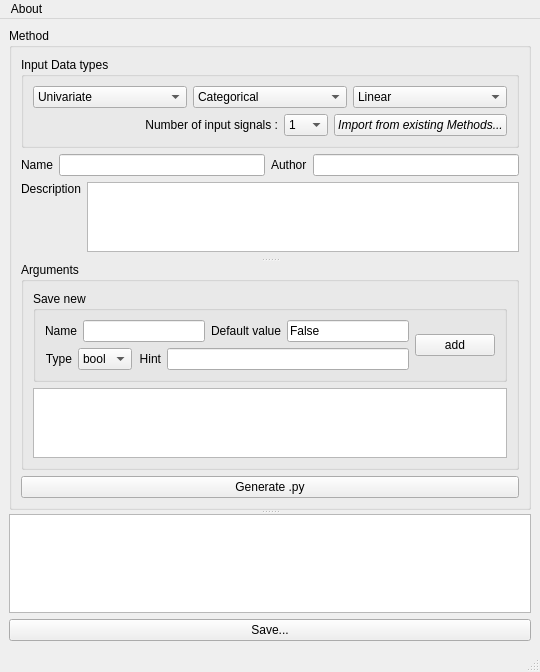
<?xml version="1.0" encoding="UTF-8"?>
<ui version="4.0">
 <class>MainWindow</class>
 <widget class="QMainWindow" name="MainWindow">
  <property name="geometry">
   <rect>
    <x>0</x>
    <y>0</y>
    <width>540</width>
    <height>672</height>
   </rect>
  </property>
  <property name="windowTitle">
   <string>Syncpy method wizard UI</string>
  </property>
  <widget class="QWidget" name="centralwidget">
   <layout class="QVBoxLayout" name="verticalLayout_7">
    <item>
     <widget class="QSplitter" name="splitter">
      <property name="orientation">
       <enum>Qt::Vertical</enum>
      </property>
      <widget class="QGroupBox" name="formGroupBox">
       <property name="title">
        <string>Method</string>
       </property>
       <layout class="QVBoxLayout" name="verticalLayout_9">
        <item>
         <widget class="QGroupBox" name="inputDataGroupBox">
          <property name="title">
           <string>Input Data types</string>
          </property>
          <layout class="QVBoxLayout" name="verticalLayout_3">
           <item>
            <layout class="QHBoxLayout" name="horizontalLayout_4">
             <item>
              <widget class="QComboBox" name="variatComboBox">
               <item>
                <property name="text">
                 <string>Univariate</string>
                </property>
               </item>
               <item>
                <property name="text">
                 <string>Multivariate</string>
                </property>
               </item>
              </widget>
             </item>
             <item>
              <widget class="QComboBox" name="categoryComboBox">
               <item>
                <property name="text">
                 <string>Categorical</string>
                </property>
               </item>
               <item>
                <property name="text">
                 <string>Continuous</string>
                </property>
               </item>
              </widget>
             </item>
             <item>
              <widget class="QComboBox" name="linearComboBox">
               <item>
                <property name="text">
                 <string>Linear</string>
                </property>
               </item>
               <item>
                <property name="text">
                 <string>MachineLearning</string>
                </property>
               </item>
               <item>
                <property name="text">
                 <string>Nonlinear</string>
                </property>
               </item>
              </widget>
             </item>
            </layout>
           </item>
           <item>
            <layout class="QHBoxLayout" name="horizontalLayout_3">
             <item>
              <spacer name="horizontalSpacer">
               <property name="orientation">
                <enum>Qt::Horizontal</enum>
               </property>
               <property name="sizeHint" stdset="0">
                <size>
                 <width>40</width>
                 <height>20</height>
                </size>
               </property>
              </spacer>
             </item>
             <item>
              <widget class="QLabel" name="label_3">
               <property name="text">
                <string>Number of input signals :</string>
               </property>
               <property name="alignment">
                <set>Qt::AlignRight|Qt::AlignTrailing|Qt::AlignVCenter</set>
               </property>
              </widget>
             </item>
             <item>
              <widget class="QComboBox" name="inputSignalNumberComboBox">
               <item>
                <property name="text">
                 <string>1</string>
                </property>
               </item>
               <item>
                <property name="text">
                 <string>2</string>
                </property>
               </item>
               <item>
                <property name="text">
                 <string>&gt;2</string>
                </property>
               </item>
              </widget>
             </item>
             <item>
              <widget class="QPushButton" name="pushButton">
               <property name="font">
                <font>
                 <italic>true</italic>
                 <underline>false</underline>
                </font>
               </property>
               <property name="text">
                <string>Import from existing Methods...</string>
               </property>
              </widget>
             </item>
            </layout>
           </item>
          </layout>
         </widget>
        </item>
        <item>
         <layout class="QHBoxLayout" name="horizontalLayout_5">
          <item>
           <widget class="QLabel" name="label">
            <property name="sizePolicy">
             <sizepolicy hsizetype="Preferred" vsizetype="Fixed">
              <horstretch>0</horstretch>
              <verstretch>0</verstretch>
             </sizepolicy>
            </property>
            <property name="text">
             <string>Name</string>
            </property>
           </widget>
          </item>
          <item>
           <widget class="QLineEdit" name="nameTextEdit"/>
          </item>
          <item>
           <widget class="QLabel" name="label_8">
            <property name="sizePolicy">
             <sizepolicy hsizetype="Preferred" vsizetype="Fixed">
              <horstretch>0</horstretch>
              <verstretch>0</verstretch>
             </sizepolicy>
            </property>
            <property name="text">
             <string>Author</string>
            </property>
           </widget>
          </item>
          <item>
           <widget class="QLineEdit" name="authorTextEdit"/>
          </item>
         </layout>
        </item>
        <item>
         <widget class="QSplitter" name="splitter_2">
          <property name="orientation">
           <enum>Qt::Vertical</enum>
          </property>
          <widget class="QWidget" name="NameWidget" native="true">
           <layout class="QVBoxLayout" name="verticalLayout_6">
            <property name="leftMargin">
             <number>0</number>
            </property>
            <property name="topMargin">
             <number>0</number>
            </property>
            <property name="rightMargin">
             <number>0</number>
            </property>
            <property name="bottomMargin">
             <number>0</number>
            </property>
            <item>
             <layout class="QHBoxLayout" name="descriptionHorizontalLayout">
              <item>
               <widget class="QLabel" name="label_2">
                <property name="sizePolicy">
                 <sizepolicy hsizetype="Preferred" vsizetype="Expanding">
                  <horstretch>0</horstretch>
                  <verstretch>0</verstretch>
                 </sizepolicy>
                </property>
                <property name="text">
                 <string>Description</string>
                </property>
                <property name="alignment">
                 <set>Qt::AlignLeading|Qt::AlignLeft|Qt::AlignTop</set>
                </property>
               </widget>
              </item>
              <item>
               <widget class="QPlainTextEdit" name="descriptionTextEdit">
                <property name="sizePolicy">
                 <sizepolicy hsizetype="Expanding" vsizetype="Expanding">
                  <horstretch>0</horstretch>
                  <verstretch>0</verstretch>
                 </sizepolicy>
                </property>
                <property name="minimumSize">
                 <size>
                  <width>0</width>
                  <height>0</height>
                 </size>
                </property>
                <property name="maximumSize">
                 <size>
                  <width>16777215</width>
                  <height>16777215</height>
                 </size>
                </property>
               </widget>
              </item>
             </layout>
            </item>
            <item>
             <widget class="QWidget" name="nameAndAuthorWidget" native="true">
              <property name="sizePolicy">
               <sizepolicy hsizetype="Preferred" vsizetype="Fixed">
                <horstretch>0</horstretch>
                <verstretch>0</verstretch>
               </sizepolicy>
              </property>
              <layout class="QHBoxLayout" name="horizontalLayout_7">
               <property name="leftMargin">
                <number>0</number>
               </property>
               <property name="topMargin">
                <number>0</number>
               </property>
               <property name="rightMargin">
                <number>0</number>
               </property>
               <property name="bottomMargin">
                <number>0</number>
               </property>
              </layout>
             </widget>
            </item>
           </layout>
          </widget>
          <widget class="QWidget" name="argumentsWidget" native="true">
           <layout class="QVBoxLayout" name="verticalLayout_4">
            <property name="leftMargin">
             <number>0</number>
            </property>
            <property name="topMargin">
             <number>0</number>
            </property>
            <property name="rightMargin">
             <number>0</number>
            </property>
            <property name="bottomMargin">
             <number>0</number>
            </property>
            <item>
             <widget class="QGroupBox" name="groupBox_2">
              <property name="title">
               <string>Arguments</string>
              </property>
              <layout class="QVBoxLayout" name="verticalLayout_5">
               <item>
                <widget class="QGroupBox" name="groupBox_4">
                 <property name="title">
                  <string>Save new</string>
                 </property>
                 <layout class="QHBoxLayout" name="horizontalLayout_6">
                  <item>
                   <layout class="QVBoxLayout" name="verticalLayout">
                    <item>
                     <layout class="QHBoxLayout" name="horizontalLayout">
                      <item>
                       <widget class="QLabel" name="label_4">
                        <property name="text">
                         <string>Name</string>
                        </property>
                        <property name="alignment">
                         <set>Qt::AlignRight|Qt::AlignTrailing|Qt::AlignVCenter</set>
                        </property>
                       </widget>
                      </item>
                      <item>
                       <widget class="QLineEdit" name="argNameLineEdit"/>
                      </item>
                      <item>
                       <widget class="QLabel" name="label_6">
                        <property name="text">
                         <string>Default value</string>
                        </property>
                        <property name="alignment">
                         <set>Qt::AlignRight|Qt::AlignTrailing|Qt::AlignVCenter</set>
                        </property>
                       </widget>
                      </item>
                      <item>
                       <widget class="QLineEdit" name="argDefaultLineEdit">
                        <property name="toolTip">
                         <string>Use quotes for strings</string>
                        </property>
                        <property name="text">
                         <string>False</string>
                        </property>
                       </widget>
                      </item>
                     </layout>
                    </item>
                    <item>
                     <layout class="QHBoxLayout" name="horizontalLayout_2">
                      <item>
                       <widget class="QLabel" name="label_5">
                        <property name="text">
                         <string>Type</string>
                        </property>
                        <property name="alignment">
                         <set>Qt::AlignRight|Qt::AlignTrailing|Qt::AlignVCenter</set>
                        </property>
                       </widget>
                      </item>
                      <item>
                       <widget class="QComboBox" name="argTypeComboBox">
                        <item>
                         <property name="text">
                          <string>bool</string>
                         </property>
                        </item>
                        <item>
                         <property name="text">
                          <string>float</string>
                         </property>
                        </item>
                        <item>
                         <property name="text">
                          <string>int</string>
                         </property>
                        </item>
                        <item>
                         <property name="text">
                          <string>list</string>
                         </property>
                        </item>
                        <item>
                         <property name="text">
                          <string>str</string>
                         </property>
                        </item>
                       </widget>
                      </item>
                      <item>
                       <widget class="QLabel" name="label_7">
                        <property name="text">
                         <string>Hint</string>
                        </property>
                        <property name="alignment">
                         <set>Qt::AlignRight|Qt::AlignTrailing|Qt::AlignVCenter</set>
                        </property>
                       </widget>
                      </item>
                      <item>
                       <widget class="QLineEdit" name="argHintLineEdit"/>
                      </item>
                     </layout>
                    </item>
                   </layout>
                  </item>
                  <item>
                   <widget class="QPushButton" name="addArgumentPushButton">
                    <property name="text">
                     <string>add</string>
                    </property>
                   </widget>
                  </item>
                 </layout>
                </widget>
               </item>
               <item>
                <widget class="QTableView" name="argsTable">
                 <property name="enabled">
                  <bool>true</bool>
                 </property>
                 <property name="maximumSize">
                  <size>
                   <width>16777215</width>
                   <height>16777215</height>
                  </size>
                 </property>
                 <attribute name="horizontalHeaderStretchLastSection">
                  <bool>true</bool>
                 </attribute>
                 <attribute name="verticalHeaderStretchLastSection">
                  <bool>false</bool>
                 </attribute>
                </widget>
               </item>
              </layout>
              <zorder>argsTable</zorder>
              <zorder>groupBox_4</zorder>
             </widget>
            </item>
            <item>
             <widget class="QPushButton" name="generatePushButton">
              <property name="text">
               <string>Generate .py</string>
              </property>
             </widget>
            </item>
           </layout>
          </widget>
         </widget>
        </item>
       </layout>
      </widget>
      <widget class="QWidget" name="codeWidget" native="true">
       <property name="sizePolicy">
        <sizepolicy hsizetype="Preferred" vsizetype="Expanding">
         <horstretch>0</horstretch>
         <verstretch>0</verstretch>
        </sizepolicy>
       </property>
       <property name="autoFillBackground">
        <bool>false</bool>
       </property>
       <property name="styleSheet">
        <string notr="true"/>
       </property>
       <layout class="QVBoxLayout" name="verticalLayout_8">
        <property name="leftMargin">
         <number>0</number>
        </property>
        <property name="topMargin">
         <number>0</number>
        </property>
        <property name="rightMargin">
         <number>0</number>
        </property>
        <property name="bottomMargin">
         <number>0</number>
        </property>
        <item>
         <layout class="QVBoxLayout" name="verticalLayout_2">
          <item>
           <widget class="QPlainTextEdit" name="codePlainTextEdit">
            <property name="sizePolicy">
             <sizepolicy hsizetype="Expanding" vsizetype="Expanding">
              <horstretch>0</horstretch>
              <verstretch>0</verstretch>
             </sizepolicy>
            </property>
            <property name="maximumSize">
             <size>
              <width>16777215</width>
              <height>16777215</height>
             </size>
            </property>
            <property name="readOnly">
             <bool>false</bool>
            </property>
           </widget>
          </item>
          <item>
           <widget class="QPushButton" name="savePushButton">
            <property name="sizePolicy">
             <sizepolicy hsizetype="Preferred" vsizetype="Fixed">
              <horstretch>0</horstretch>
              <verstretch>0</verstretch>
             </sizepolicy>
            </property>
            <property name="text">
             <string>Save...</string>
            </property>
           </widget>
          </item>
         </layout>
        </item>
       </layout>
      </widget>
     </widget>
    </item>
   </layout>
  </widget>
  <widget class="QStatusBar" name="statusbar"/>
  <widget class="QMenuBar" name="menuBar">
   <property name="geometry">
    <rect>
     <x>0</x>
     <y>0</y>
     <width>540</width>
     <height>21</height>
    </rect>
   </property>
   <widget class="QMenu" name="menuAbout">
    <property name="title">
     <string>About</string>
    </property>
    <addaction name="actionAbout"/>
   </widget>
   <addaction name="menuAbout"/>
  </widget>
  <action name="actionFromExistingMethod">
   <property name="text">
    <string>From existing Method</string>
   </property>
  </action>
  <action name="actionAbout">
   <property name="text">
    <string>About</string>
   </property>
  </action>
 </widget>
 <resources/>
 <connections>
  <connection>
   <sender>addArgumentPushButton</sender>
   <signal>clicked()</signal>
   <receiver>MainWindow</receiver>
   <slot>addArgument()</slot>
   <hints>
    <hint type="sourcelabel">
     <x>500</x>
     <y>384</y>
    </hint>
    <hint type="destinationlabel">
     <x>402</x>
     <y>272</y>
    </hint>
   </hints>
  </connection>
  <connection>
   <sender>generatePushButton</sender>
   <signal>clicked()</signal>
   <receiver>MainWindow</receiver>
   <slot>generatePy()</slot>
   <hints>
    <hint type="sourcelabel">
     <x>402</x>
     <y>525</y>
    </hint>
    <hint type="destinationlabel">
     <x>402</x>
     <y>446</y>
    </hint>
   </hints>
  </connection>
  <connection>
   <sender>savePushButton</sender>
   <signal>clicked()</signal>
   <receiver>MainWindow</receiver>
   <slot>savePy()</slot>
   <hints>
    <hint type="sourcelabel">
     <x>74</x>
     <y>641</y>
    </hint>
    <hint type="destinationlabel">
     <x>402</x>
     <y>549</y>
    </hint>
   </hints>
  </connection>
  <connection>
   <sender>actionFromExistingMethod</sender>
   <signal>triggered()</signal>
   <receiver>MainWindow</receiver>
   <slot>loadFromExistingMethod()</slot>
   <hints>
    <hint type="sourcelabel">
     <x>-1</x>
     <y>-1</y>
    </hint>
    <hint type="destinationlabel">
     <x>201</x>
     <y>414</y>
    </hint>
   </hints>
  </connection>
  <connection>
   <sender>actionAbout</sender>
   <signal>triggered()</signal>
   <receiver>MainWindow</receiver>
   <slot>openAbout()</slot>
   <hints>
    <hint type="sourcelabel">
     <x>-1</x>
     <y>-1</y>
    </hint>
    <hint type="destinationlabel">
     <x>201</x>
     <y>414</y>
    </hint>
   </hints>
  </connection>
  <connection>
   <sender>pushButton</sender>
   <signal>clicked()</signal>
   <receiver>MainWindow</receiver>
   <slot>loadFromExistingMethod()</slot>
   <hints>
    <hint type="sourcelabel">
     <x>505</x>
     <y>274</y>
    </hint>
    <hint type="destinationlabel">
     <x>538</x>
     <y>274</y>
    </hint>
   </hints>
  </connection>
 </connections>
 <slots>
  <slot>addArgument()</slot>
  <slot>generatePy()</slot>
  <slot>savePy()</slot>
  <slot>loadFromExistingMethod()</slot>
  <slot>openAbout()</slot>
 </slots>
</ui>
